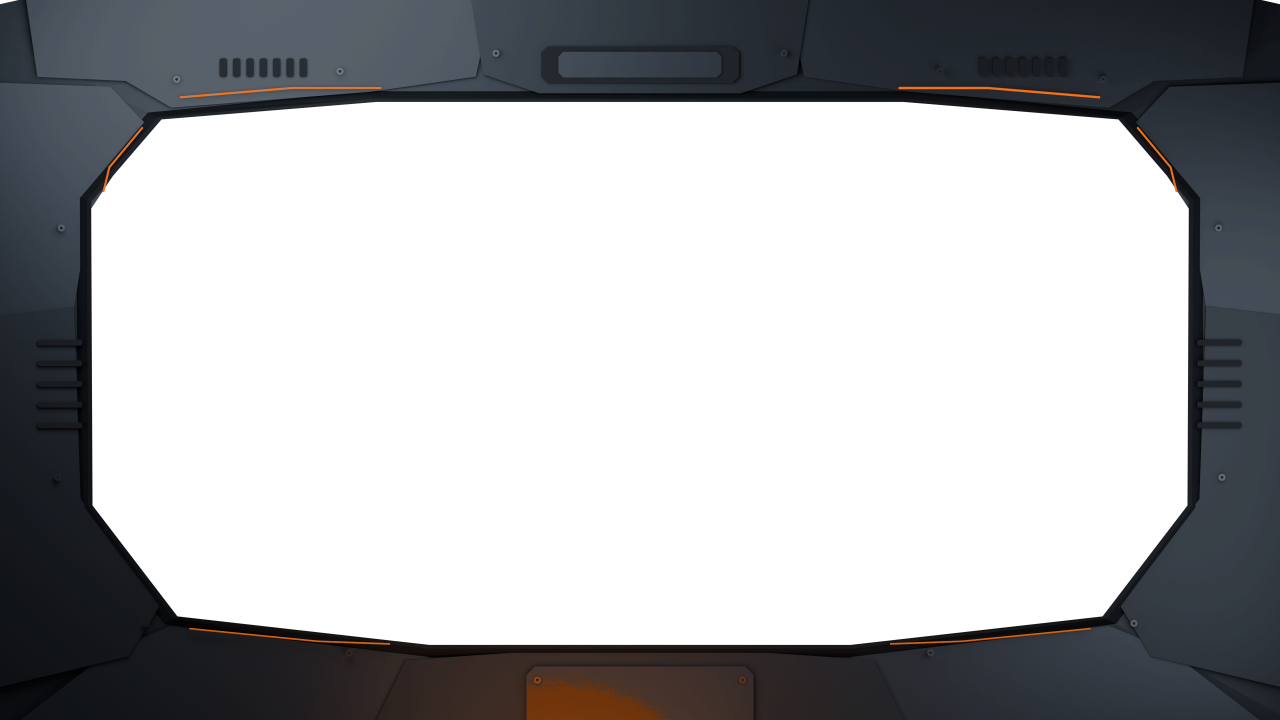
#> input picture SkyhammerJaeger/source/cockpit_art/SJ_Cockpit_Visor_highres.png, 3840 x 2160 px (shown at 1/3 size)
$ python finish_cockpit.py
#> lines starting #> are read from the running program, lines starting #| are printed output that depends on the picture; after the words box and inside, x2 and y2 are one past the last pixel; in counts of white or black regions, pixels touching at a corner belong together
from pathlib import Path
from PIL import Image,ImageDraw
import numpy as np,json,hashlib,shutil,io
ROOT=Path(__file__).resolve().parent
OUT=ROOT.parent.parent/'42'/'media'/'ui'/'cockpit'
OUT.mkdir(parents=True,exist_ok=True)
LIMIT=1_500_000
def clean_rgba(im):
 a=np.array(im.convert('RGBA'))
 a[a[:,:,3]==0,:3]=0
 return Image.fromarray(a,'RGBA')
def save_limited(im,path):
 # RGB precision reduction only when required; alpha and image dimensions stay exact.
 base=np.array(clean_rgba(im))
 for step in [1,2,4,8,16]:
  a=base.copy()
  if step>1:a[:,:,:3]=np.minimum(255,np.rint(a[:,:,:3].astype(float)/step)*step).astype(np.uint8)
  a[a[:,:,3]==0,:3]=0
  buf=io.BytesIO();Image.fromarray(a,'RGBA').save(buf,format='PNG',optimize=True,compress_level=9)
  if len(buf.getvalue())<=LIMIT:
   path.write_bytes(buf.getvalue());return {'bytes':len(buf.getvalue()),'rgb_step':step}
 raise RuntimeError(f'PNG limit exceeded: {path.name}')
raw=Image.open(ROOT/'SJ_Cockpit_Visor_highres.png').convert('RGBA')
#> raw is the input picture: PIL image 3840x2160 RGBA; mean R, G, B, A 18.3, 19.2, 21.2, 99.6
a=np.array(raw);rgb=a[:,:,:3].astype(float)
orange=(rgb[:,:,0]>110)&(rgb[:,:,0]>rgb[:,:,1]*1.25)&(rgb[:,:,1]>rgb[:,:,2]*1.18)
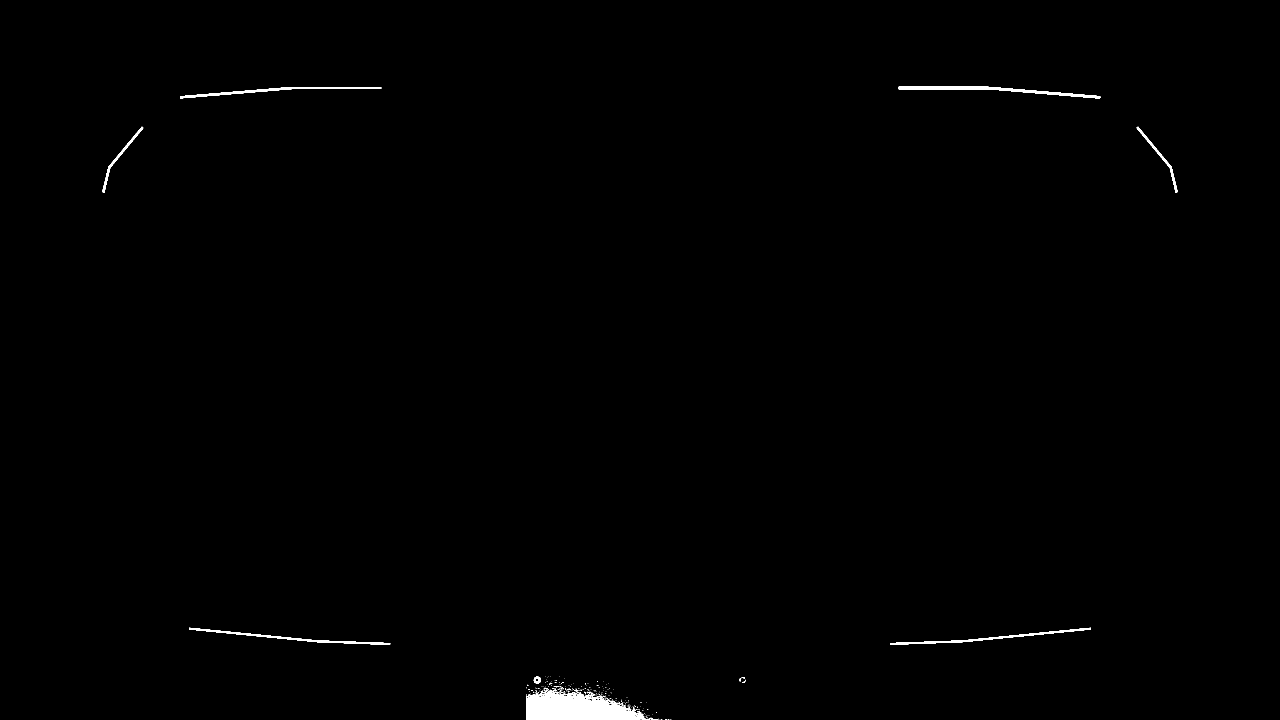
#> orange: shape (2160, 3840) bool (shown at 1/3 size); 0.47% white; 338 white regions (320 under 20 px), largest, box (x1, y1, x2, y2) and area: (1580, 2069, 1933, 2160) 20218, (2695, 260, 3301, 296) 4674, (568, 1883, 1171, 1935) 3238
graded=rgb*.67
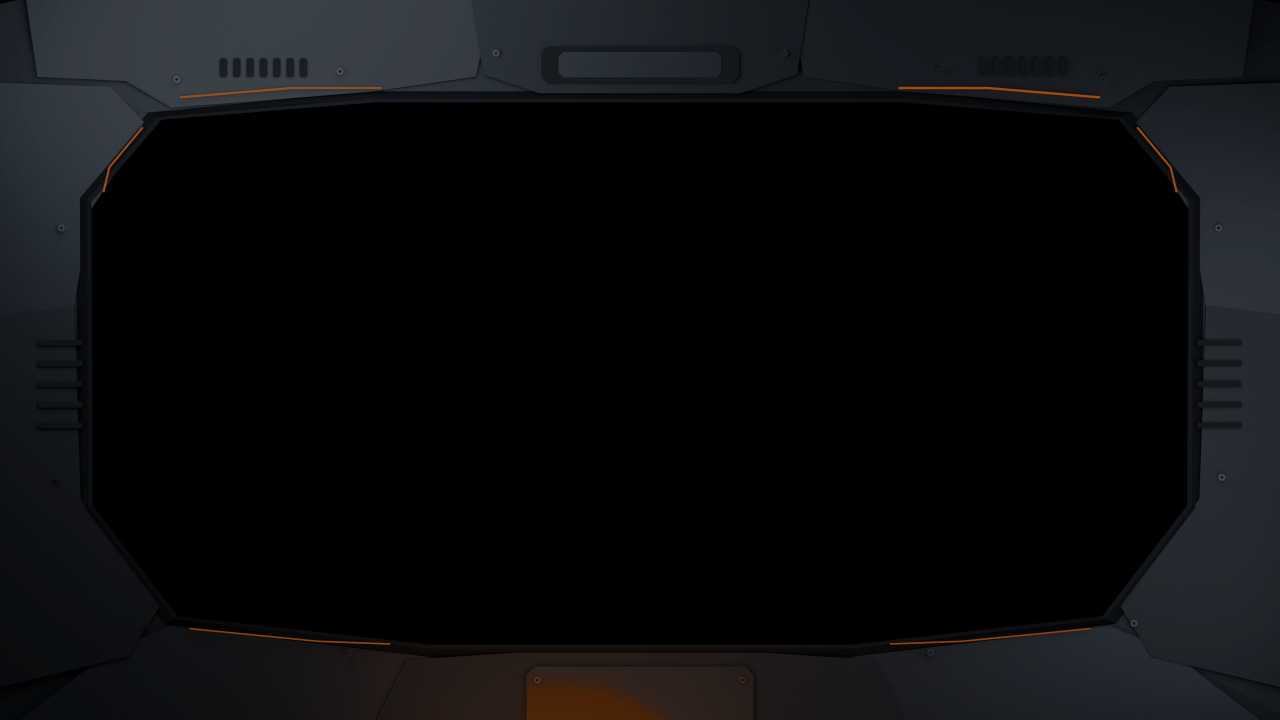
#> graded: shape (2160, 3840, 3) float64 (shown at 1/3 size); mean R, G, B 12.2, 12.9, 14.2
level=np.minimum(255,rgb[:,:,0]*.98)
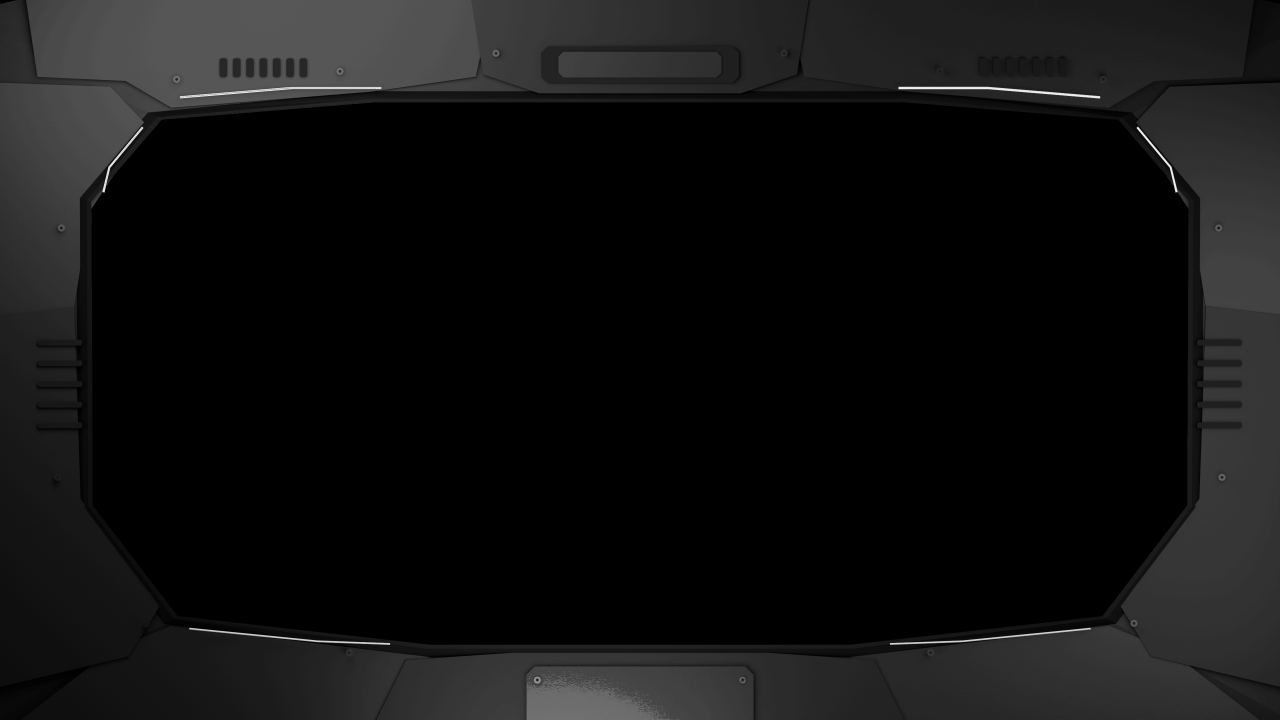
#> level: shape (2160, 3840) float64 (shown at 1/3 size); min 0, max 243, mean 17.9
graded[orange]=np.stack([level,level*122/255,level*26/255],axis=-1)[orange]
a[:,:,:3]=np.clip(graded,0,255).astype(np.uint8)
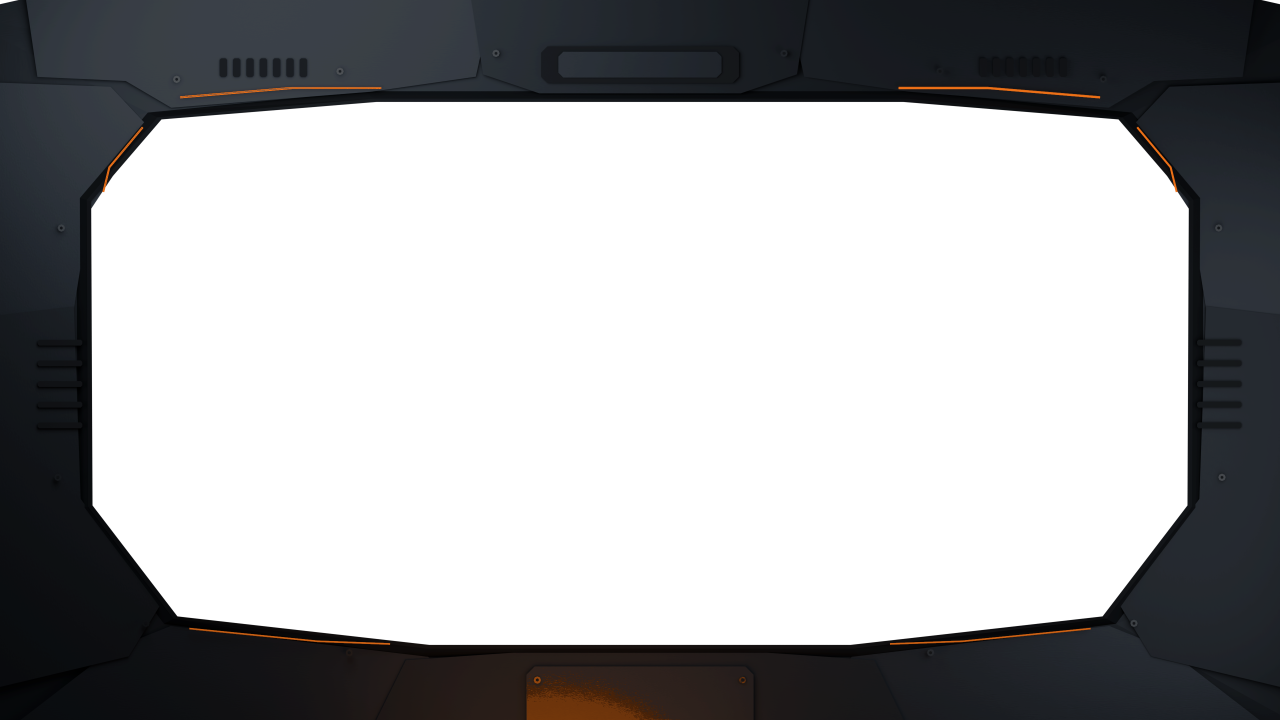
#> a: shape (2160, 3840, 4) (shown at 1/3 size); mean R, G, B, A 12.3, 12.8, 14.1, 99.6; transparent parts drawn white
visor_hi=clean_rgba(Image.fromarray(a,'RGBA'))
highinfo=save_limited(visor_hi,ROOT/'SJ_Cockpit_Visor_highres.png')
#> highinfo = {'bytes': 1130656, 'rgb_step': 2}
visor=visor_hi.convert('RGBa').resize((1920,1080),Image.Resampling.LANCZOS).convert('RGBA')
va=np.array(visor);va[:,:,3][va[:,:,3]<3]=0;va[:,:,3][va[:,:,3]>252]=255;va[va[:,:,3]==0,:3]=0
#> after `va[:, :, 3][va[:, :, 3] < 3] = 0`:
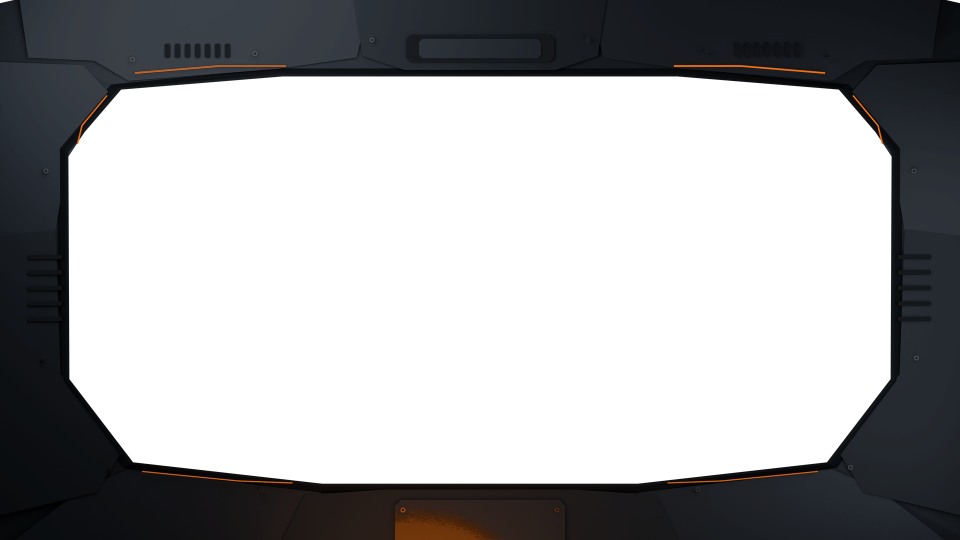
#> va: shape (1080, 1920, 4) (shown at 1/2 size); mean R, G, B, A 12.3, 12.8, 14.1, 99.6; transparent parts drawn white
#> (the run stopped early here; a loop or call above may not have finished)
